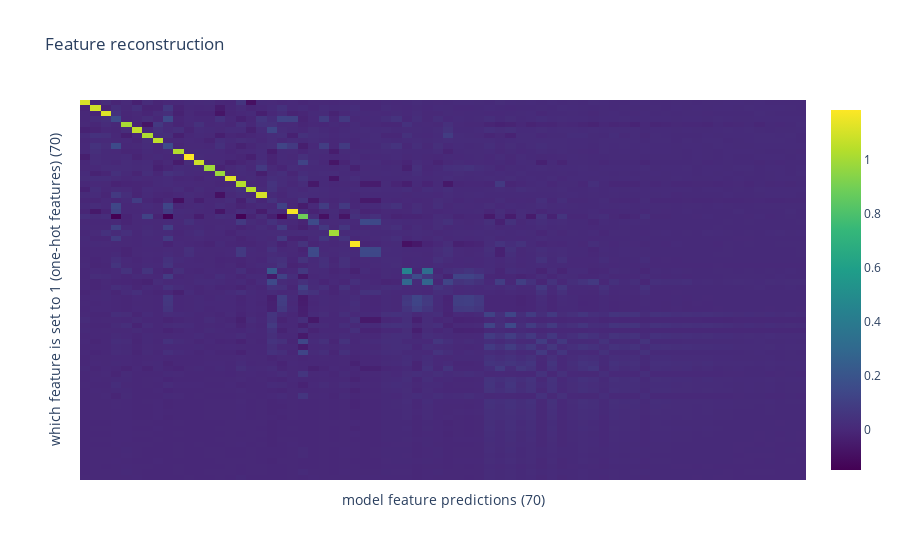
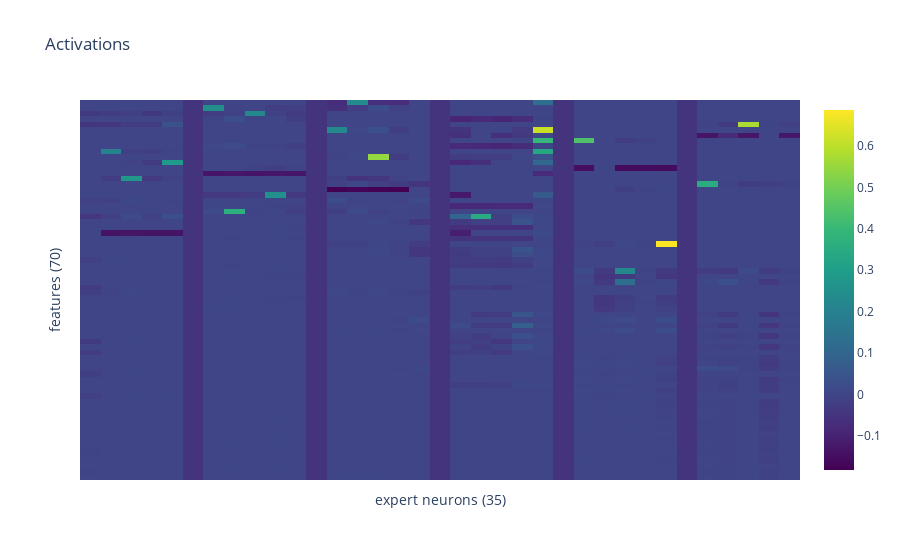
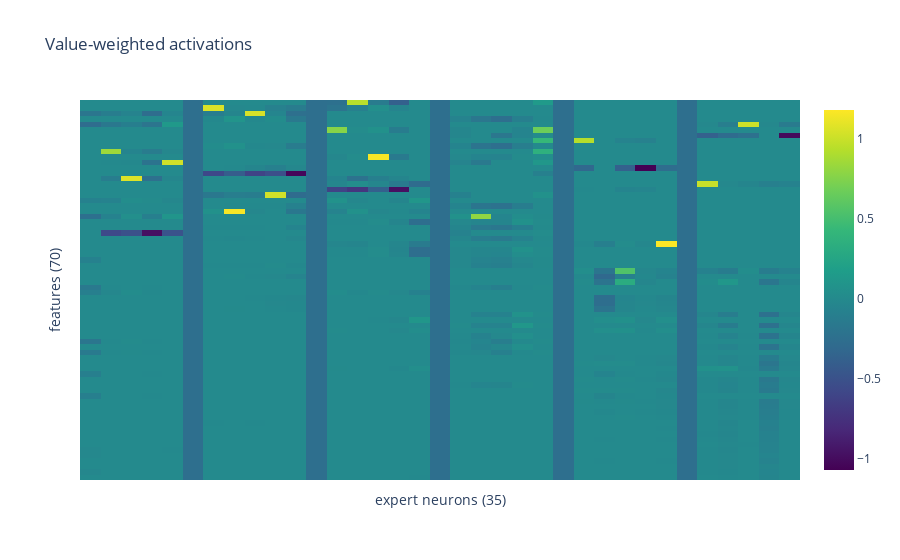

Notebook code cell kept with these figures, in order:
### Code cell
import plotly.express as px
from interp_utils import heatmap

model.eval()

features = torch.eye(model_config['n_features'])

pred_features, _ = model(features)
feature_reconstruction_fig = heatmap(pred_features, title='Feature reconstruction', dim_names=('which feature is set to 1 (one-hot features)', 'model feature predictions'))

full_acts, k_expert_indices, k_expert_weights = model.get_full_acts_for_rendering(features, col_weight=-0.05, null_expert_activation=0.0)
full_acts_fig = heatmap(full_acts, dim_names=('features', 'expert neurons (experts separated by columns)'), title='Activations')

value_weighted_full_acts, k_expert_indices, k_expert_weights = model.get_full_acts_for_rendering(features, value_weighted=True, col_weight=-0.25, null_expert_activation=0.0)
value_weighted_full_acts_fig = heatmap(value_weighted_full_acts, dim_names=('features', 'expert neurons (experts separated by columns)'), title='Value-weighted activations')

feature_reconstruction_fig.show()
full_acts_fig.show()
value_weighted_full_acts_fig.show()

### Figure 1 — Plotly figure (JSON) as saved in the notebook; plotly's stock layout.template omitted (floating-point values rounded to 4 significant figures; data arrays with more than 128 entries replaced by an {"elided": "..."} marker saying what was removed)
{"data": [{"colorscale": [[0, "#440154"], [0.1111, "#482878"], [0.2222, "#3e4989"], [0.3333, "#31688e"], [0.4444, "#26828e"], [0.5556, "#1f9e89"], [0.6667, "#35b779"], [0.7778, "#6ece58"], [0.8889, "#b5de2b"], [1, "#fde725"]], "hovertemplate": "%{y}%{x}val: %{z:.2f}<extra></extra>", "type": "heatmap", "x": ["model feature predictions: 0<br>", "model feature predictions: 1<br>", "model feature predictions: 2<br>", "model feature predictions: 3<br>", "model feature predictions: 4<br>", "model feature predictions: 5<br>", "model feature predictions: 6<br>", "model feature predictions: 7<br>", "model feature predictions: 8<br>", "model feature predictions: 9<br>", "model feature predictions: 10<br>", "model feature predictions: 11<br>", "model feature predictions: 12<br>", "model feature predictions: 13<br>", "model feature predictions: 14<br>", "model feature predictions: 15<br>", "model feature predictions: 16<br>", "model feature predictions: 17<br>", "model feature predictions: 18<br>", "model feature predictions: 19<br>", "model feature predictions: 20<br>", "model feature predictions: 21<br>", "model feature predictions: 22<br>", "model feature predictions: 23<br>", "model feature predictions: 24<br>", "model feature predictions: 25<br>", "model feature predictions: 26<br>", "model feature predictions: 27<br>", "model feature predictions: 28<br>", "model feature predictions: 29<br>", "model feature predictions: 30<br>", "model feature predictions: 31<br>", "model feature predictions: 32<br>", "model feature predictions: 33<br>", "model feature predictions: 34<br>", "model feature predictions: 35<br>", "model feature predictions: 36<br>", "model feature predictions: 37<br>", "model feature predictions: 38<br>", "model feature predictions: 39<br>", "model feature predictions: 40<br>", "model feature predictions: 41<br>", "model feature predictions: 42<br>", "model feature predictions: 43<br>", "model feature predictions: 44<br>", "model feature predictions: 45<br>", "model feature predictions: 46<br>", "model feature predictions: 47<br>", "model feature predictions: 48<br>", "model feature predictions: 49<br>", "model feature predictions: 50<br>", "model feature predictions: 51<br>", "model feature predictions: 52<br>", "model feature predictions: 53<br>", "model feature predictions: 54<br>", "model feature predictions: 55<br>", "model feature predictions: 56<br>", "model feature predictions: 57<br>", "model feature predictions: 58<br>", "model feature predictions: 59<br>", "model feature predictions: 60<br>", "model feature predictions: 61<br>", "model feature predictions: 62<br>", "model feature predictions: 63<br>", "model feature predictions: 64<br>", "model feature predictions: 65<br>", "model feature predictions: 66<br>", "model feature predictions: 67<br>", "model feature predictions: 68<br>", "model feature predictions: 69<br>"], "y": ["which feature is set to 1 (one-hot features): 0<br>", "which feature is set to 1 (one-hot features): 1<br>", "which feature is set to 1 (one-hot features): 2<br>", "which feature is set to 1 (one-hot features): 3<br>", "which feature is set to 1 (one-hot features): 4<br>", "which feature is set to 1 (one-hot features): 5<br>", "which feature is set to 1 (one-hot features): 6<br>", "which feature is set to 1 (one-hot features): 7<br>", "which feature is set to 1 (one-hot features): 8<br>", "which feature is set to 1 (one-hot features): 9<br>", "which feature is set to 1 (one-hot features): 10<br>", "which feature is set to 1 (one-hot features): 11<br>", "which feature is set to 1 (one-hot features): 12<br>", "which feature is set to 1 (one-hot features): 13<br>", "which feature is set to 1 (one-hot features): 14<br>", "which feature is set to 1 (one-hot features): 15<br>", "which feature is set to 1 (one-hot features): 16<br>", "which feature is set to 1 (one-hot features): 17<br>", "which feature is set to 1 (one-hot features): 18<br>", "which feature is set to 1 (one-hot features): 19<br>", "which feature is set to 1 (one-hot features): 20<br>", "which feature is set to 1 (one-hot features): 21<br>", "which feature is set to 1 (one-hot features): 22<br>", "which feature is set to 1 (one-hot features): 23<br>", "which feature is set to 1 (one-hot features): 24<br>", "which feature is set to 1 (one-hot features): 25<br>", "which feature is set to 1 (one-hot features): 26<br>", "which feature is set to 1 (one-hot features): 27<br>", "which feature is set to 1 (one-hot features): 28<br>", "which feature is set to 1 (one-hot features): 29<br>", "which feature is set to 1 (one-hot features): 30<br>", "which feature is set to 1 (one-hot features): 31<br>", "which feature is set to 1 (one-hot features): 32<br>", "which feature is set to 1 (one-hot features): 33<br>", "which feature is set to 1 (one-hot features): 34<br>", "which feature is set to 1 (one-hot features): 35<br>", "which feature is set to 1 (one-hot features): 36<br>", "which feature is set to 1 (one-hot features): 37<br>", "which feature is set to 1 (one-hot features): 38<br>", "which feature is set to 1 (one-hot features): 39<br>", "which feature is set to 1 (one-hot features): 40<br>", "which feature is set to 1 (one-hot features): 41<br>", "which feature is set to 1 (one-hot features): 42<br>", "which feature is set to 1 (one-hot features): 43<br>", "which feature is set to 1 (one-hot features): 44<br>", "which feature is set to 1 (one-hot features): 45<br>", "which feature is set to 1 (one-hot features): 46<br>", "which feature is set to 1 (one-hot features): 47<br>", "which feature is set to 1 (one-hot features): 48<br>", "which feature is set to 1 (one-hot features): 49<br>", "which feature is set to 1 (one-hot features): 50<br>", "which feature is set to 1 (one-hot features): 51<br>", "which feature is set to 1 (one-hot features): 52<br>", "which feature is set to 1 (one-hot features): 53<br>", "which feature is set to 1 (one-hot features): 54<br>", "which feature is set to 1 (one-hot features): 55<br>", "which feature is set to 1 (one-hot features): 56<br>", "which feature is set to 1 (one-hot features): 57<br>", "which feature is set to 1 (one-hot features): 58<br>", "which feature is set to 1 (one-hot features): 59<br>", "which feature is set to 1 (one-hot features): 60<br>", "which feature is set to 1 (one-hot features): 61<br>", "which feature is set to 1 (one-hot features): 62<br>", "which feature is set to 1 (one-hot features): 63<br>", "which feature is set to 1 (one-hot features): 64<br>", "which feature is set to 1 (one-hot features): 65<br>", "which feature is set to 1 (one-hot features): 66<br>", "which feature is set to 1 (one-hot features): 67<br>", "which feature is set to 1 (one-hot features): 68<br>", "which feature is set to 1 (one-hot features): 69<br>"], "z": {"elided": "70x70 float values"}}], "layout": {"title": {"text": "Feature reconstruction"}, "xaxis": {"showticklabels": false, "title": {"text": "model feature predictions (70)"}}, "yaxis": {"autorange": "reversed", "showticklabels": false, "title": {"text": "which feature is set to 1 (one-hot features) (70)"}}}}

### Figure 2 — Plotly figure (JSON) as saved in the notebook; plotly's stock layout.template omitted (floating-point values rounded to 4 significant figures; data arrays with more than 128 entries replaced by an {"elided": "..."} marker saying what was removed)
{"data": [{"colorscale": [[0, "#440154"], [0.1111, "#482878"], [0.2222, "#3e4989"], [0.3333, "#31688e"], [0.4444, "#26828e"], [0.5556, "#1f9e89"], [0.6667, "#35b779"], [0.7778, "#6ece58"], [0.8889, "#b5de2b"], [1, "#fde725"]], "hovertemplate": "%{y}%{x}val: %{z:.2f}<extra></extra>", "type": "heatmap", "x": ["expert neurons: 0<br>", "expert neurons: 1<br>", "expert neurons: 2<br>", "expert neurons: 3<br>", "expert neurons: 4<br>", "expert neurons: 5<br>", "expert neurons: 6<br>", "expert neurons: 7<br>", "expert neurons: 8<br>", "expert neurons: 9<br>", "expert neurons: 10<br>", "expert neurons: 11<br>", "expert neurons: 12<br>", "expert neurons: 13<br>", "expert neurons: 14<br>", "expert neurons: 15<br>", "expert neurons: 16<br>", "expert neurons: 17<br>", "expert neurons: 18<br>", "expert neurons: 19<br>", "expert neurons: 20<br>", "expert neurons: 21<br>", "expert neurons: 22<br>", "expert neurons: 23<br>", "expert neurons: 24<br>", "expert neurons: 25<br>", "expert neurons: 26<br>", "expert neurons: 27<br>", "expert neurons: 28<br>", "expert neurons: 29<br>", "expert neurons: 30<br>", "expert neurons: 31<br>", "expert neurons: 32<br>", "expert neurons: 33<br>", "expert neurons: 34<br>"], "y": ["features: 0<br>", "features: 1<br>", "features: 2<br>", "features: 3<br>", "features: 4<br>", "features: 5<br>", "features: 6<br>", "features: 7<br>", "features: 8<br>", "features: 9<br>", "features: 10<br>", "features: 11<br>", "features: 12<br>", "features: 13<br>", "features: 14<br>", "features: 15<br>", "features: 16<br>", "features: 17<br>", "features: 18<br>", "features: 19<br>", "features: 20<br>", "features: 21<br>", "features: 22<br>", "features: 23<br>", "features: 24<br>", "features: 25<br>", "features: 26<br>", "features: 27<br>", "features: 28<br>", "features: 29<br>", "features: 30<br>", "features: 31<br>", "features: 32<br>", "features: 33<br>", "features: 34<br>", "features: 35<br>", "features: 36<br>", "features: 37<br>", "features: 38<br>", "features: 39<br>", "features: 40<br>", "features: 41<br>", "features: 42<br>", "features: 43<br>", "features: 44<br>", "features: 45<br>", "features: 46<br>", "features: 47<br>", "features: 48<br>", "features: 49<br>", "features: 50<br>", "features: 51<br>", "features: 52<br>", "features: 53<br>", "features: 54<br>", "features: 55<br>", "features: 56<br>", "features: 57<br>", "features: 58<br>", "features: 59<br>", "features: 60<br>", "features: 61<br>", "features: 62<br>", "features: 63<br>", "features: 64<br>", "features: 65<br>", "features: 66<br>", "features: 67<br>", "features: 68<br>", "features: 69<br>"], "z": {"elided": "70x35 float values"}}], "layout": {"title": {"text": "Activations"}, "xaxis": {"showticklabels": false, "title": {"text": "expert neurons (35)"}}, "yaxis": {"autorange": "reversed", "showticklabels": false, "title": {"text": "features (70)"}}}}

### Figure 3 — Plotly figure (JSON) as saved in the notebook; plotly's stock layout.template omitted (floating-point values rounded to 4 significant figures; data arrays with more than 128 entries replaced by an {"elided": "..."} marker saying what was removed)
{"data": [{"colorscale": [[0, "#440154"], [0.1111, "#482878"], [0.2222, "#3e4989"], [0.3333, "#31688e"], [0.4444, "#26828e"], [0.5556, "#1f9e89"], [0.6667, "#35b779"], [0.7778, "#6ece58"], [0.8889, "#b5de2b"], [1, "#fde725"]], "hovertemplate": "%{y}%{x}val: %{z:.2f}<extra></extra>", "type": "heatmap", "x": ["expert neurons: 0<br>", "expert neurons: 1<br>", "expert neurons: 2<br>", "expert neurons: 3<br>", "expert neurons: 4<br>", "expert neurons: 5<br>", "expert neurons: 6<br>", "expert neurons: 7<br>", "expert neurons: 8<br>", "expert neurons: 9<br>", "expert neurons: 10<br>", "expert neurons: 11<br>", "expert neurons: 12<br>", "expert neurons: 13<br>", "expert neurons: 14<br>", "expert neurons: 15<br>", "expert neurons: 16<br>", "expert neurons: 17<br>", "expert neurons: 18<br>", "expert neurons: 19<br>", "expert neurons: 20<br>", "expert neurons: 21<br>", "expert neurons: 22<br>", "expert neurons: 23<br>", "expert neurons: 24<br>", "expert neurons: 25<br>", "expert neurons: 26<br>", "expert neurons: 27<br>", "expert neurons: 28<br>", "expert neurons: 29<br>", "expert neurons: 30<br>", "expert neurons: 31<br>", "expert neurons: 32<br>", "expert neurons: 33<br>", "expert neurons: 34<br>"], "y": ["features: 0<br>", "features: 1<br>", "features: 2<br>", "features: 3<br>", "features: 4<br>", "features: 5<br>", "features: 6<br>", "features: 7<br>", "features: 8<br>", "features: 9<br>", "features: 10<br>", "features: 11<br>", "features: 12<br>", "features: 13<br>", "features: 14<br>", "features: 15<br>", "features: 16<br>", "features: 17<br>", "features: 18<br>", "features: 19<br>", "features: 20<br>", "features: 21<br>", "features: 22<br>", "features: 23<br>", "features: 24<br>", "features: 25<br>", "features: 26<br>", "features: 27<br>", "features: 28<br>", "features: 29<br>", "features: 30<br>", "features: 31<br>", "features: 32<br>", "features: 33<br>", "features: 34<br>", "features: 35<br>", "features: 36<br>", "features: 37<br>", "features: 38<br>", "features: 39<br>", "features: 40<br>", "features: 41<br>", "features: 42<br>", "features: 43<br>", "features: 44<br>", "features: 45<br>", "features: 46<br>", "features: 47<br>", "features: 48<br>", "features: 49<br>", "features: 50<br>", "features: 51<br>", "features: 52<br>", "features: 53<br>", "features: 54<br>", "features: 55<br>", "features: 56<br>", "features: 57<br>", "features: 58<br>", "features: 59<br>", "features: 60<br>", "features: 61<br>", "features: 62<br>", "features: 63<br>", "features: 64<br>", "features: 65<br>", "features: 66<br>", "features: 67<br>", "features: 68<br>", "features: 69<br>"], "z": {"elided": "70x35 float values"}}], "layout": {"title": {"text": "Value-weighted activations"}, "xaxis": {"showticklabels": false, "title": {"text": "expert neurons (35)"}}, "yaxis": {"autorange": "reversed", "showticklabels": false, "title": {"text": "features (70)"}}}}
